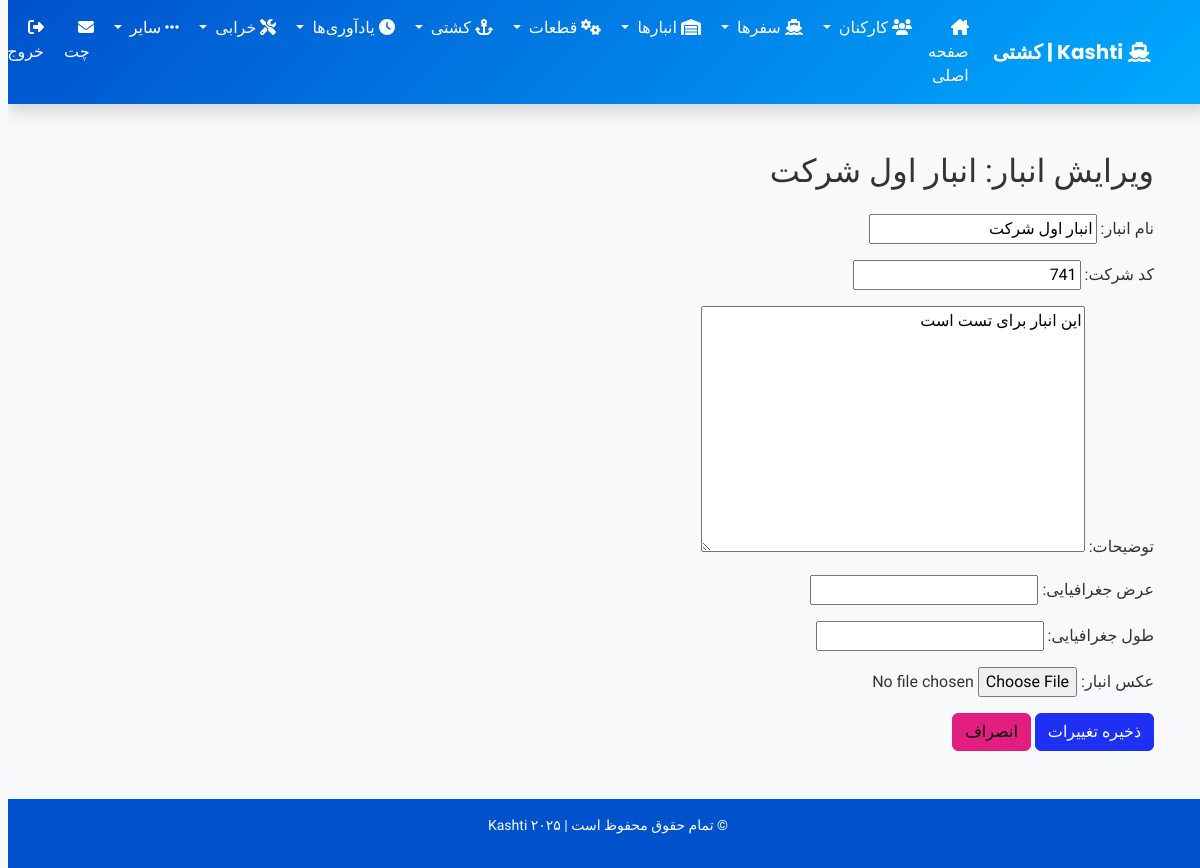
Screenshot of /update-warehouse/5/ (signed in) with the database file from the repository.
### Nezarat/models.py (models this page shows, shortened)
class Warehouse(models.Model):
    name = models.CharField(max_length=100, unique=True, verbose_name="نام انبار")
    company_code = models.CharField(max_length=50, verbose_name="کد شرکت", default='UNKNOWN')
    description = models.TextField(blank=True, null=True, verbose_name="توضیحات")
    latitude = models.FloatField(null=True, blank=True)
    longitude = models.FloatField(null=True, blank=True)
    image = models.ImageField(upload_to='warehouse_pics/', null=True, blank=True, verbose_name="عکس انبار")

### Nezarat/views.py (the view)
# urls.py: path('update-warehouse/<int:warehouse_id>/', views.update_warehouse, name='update_warehouse'),
@login_required
def update_warehouse(request, warehouse_id):
    warehouse = get_object_or_404(Warehouse, id=warehouse_id, company_code=request.user.company.company_code)
    if request.method == 'POST':
        form = WarehouseForm(request.POST, instance=warehouse)
        if form.is_valid():
            form.save()
            messages.success(request, 'اطلاعات انبار به‌روزرسانی شد.')
            return redirect('warehouse_list')
    else:
        form = WarehouseForm(instance=warehouse)
    return render(request, 'update_warehouse.html', {'form': form, 'warehouse': warehouse})

### Nezarat/forms.py
class WarehouseForm(forms.ModelForm):
    class Meta:
        model = Warehouse
        fields = [
            'name',
            'company_code',
            'description',
            'latitude',
            'longitude',
            'image'
        ]
        labels = {
            'name': 'نام انبار',
            'company_code': 'کد شرکت',
            'description': 'توضیحات',
            'latitude': 'عرض جغرافیایی',
            'longitude': 'طول جغرافیایی',
            'image': ' عکس انبار',
        }

### Nezarat/views.py (called while the page is built)
def base_context(request):
    if request.user.is_authenticated and hasattr(request.user, 'company'):
        now = timezone.now()
        reminders = Reminder.objects.filter(company_code=request.user.company.company_code, reminder_date__lte=now)
        return {'notifications': reminders}
    return {}

### Nezarat/templates/update_warehouse.html (shortened to what this page needs)
{% extends 'base.html' %}
{% load static %}
{% block content %}
<div class="container my-5">
    <h2 class="mb-4">ویرایش انبار: {{ warehouse.name }}</h2>
    <form method="post">
        {{ form.as_p }}
        <button type="submit" class="btn btn-primary">ذخیره تغییرات</button>
        <a href="{% url 'warehouse_list' %}" class="btn btn-secondary">انصراف</a>
    </form>
</div>
{% endblock %}

### Nezarat/templates/base.html (style rules this page uses)
body { font-family: 'Vazirmatn', sans-serif; background-color: #f8f9fa; color: #333; }

### rows the page displays
Warehouse: name "انبار اول شرکت", company_code "741", description "این انبار برای تست است"
